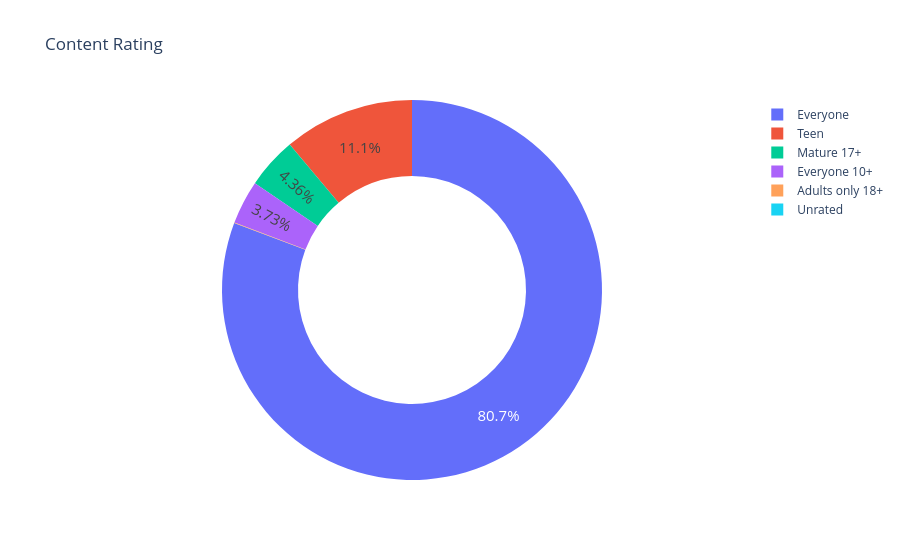

This figure's notebook cell:
### Code cell
# Creating a Donut 🍩🍩
fig = express.pie(labels=ratings.index, values=ratings.values, title="Content Rating", names=ratings.index, hole=0.6)
fig.update_traces(textposition='inside', textfont_size=15, textinfo='percent')
fig.show()

### Figure 1 — Plotly figure (JSON) as saved in the notebook; plotly's stock layout.template omitted (floating-point values rounded to 4 significant figures)
{"data": [{"domain": {"x": [0, 1], "y": [0, 1]}, "hole": 0.6, "hovertemplate": "label=%{label}<br>value=%{value}<extra></extra>", "labels": ["Everyone", "Teen", "Mature 17+", "Everyone 10+", "Adults only 18+", "Unrated"], "legendgroup": "", "name": "", "showlegend": true, "textfont": {"size": 15}, "textinfo": "percent", "textposition": "inside", "type": "pie", "values": [6607, 911, 357, 305, 3, 1]}], "layout": {"legend": {"tracegroupgap": 0}, "title": {"text": "Content Rating"}}}
